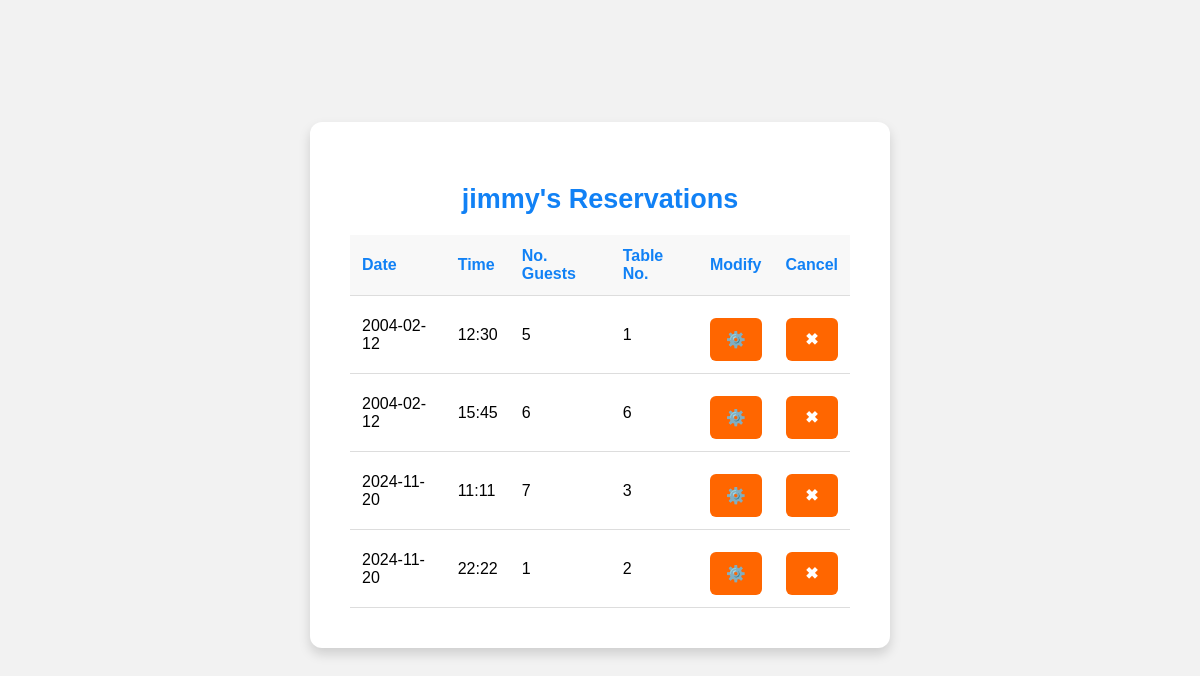
Page /myReservations (signed in) on the committed database.
### tables this page shows
CREATE TABLE `Account` (
  `AccountID` INTEGER PRIMARY KEY AUTOINCREMENT,
  `AccountFN` varchar(50) NOT NULL,
  `AccountLN` varchar(50) NOT NULL,
  `AccountType` varchar(20) NOT NULL,
  `AccountEmail` varchar(100) NOT NULL UNIQUE,
  `AccountPhoneNo` varchar(15) NOT NULL UNIQUE,
  `AccountCreatedDate` date NOT NULL,
  `PasswordHash` char(64) NOT NULL);

CREATE TABLE `Reservation` (
  `ResID` INTEGER PRIMARY KEY AUTOINCREMENT,
  `ResDate` date NOT NULL,
  `ResTime` varchar(10) NOT NULL,
  `ResNoGuests` int NOT NULL,
  `TimeCreated` varchar(10) NOT NULL,
  `TimeUpdated` varchar(20) NOT NULL,
  `ResStatus` varchar(20) DEFAULT NULL,
  `TableID` int NOT NULL,
  `ResOwner` int NOT NULL,
  FOREIGN KEY (TableID) REFERENCES Seating(TableID),
  FOREIGN KEY (ResOwner) REFERENCES Account(AccountID)
);

### app.py (the view, shortened to what this page needs)
@app.route('/myReservations', methods=['GET', 'POST'])
def my_reservations():
    db = Database()
    name = db.get_name_from_email(session['email'])[0]
    reservations = db.get_user_reservations(session['email'])
    return render_template('myReservations.html', name = name, reservations = reservations)

### database.py (called while the page is built)
    def __del__(self):
        self.cursor.close()

    def get_name_from_email(self, email: str) -> tuple:
        command = """
        SELECT AccountFN, AccountLN
        FROM Account
        WHERE AccountEmail = ?
        """
        params = (email,)
        self.cursor.execute(command, params)
        return self.cursor.fetchone()

    def get_user_reservations(self, email: str):
        command = """
        SELECT r.ResDate, r.ResTime, r.ResNoGuests, r.TableID, r.ResID
        FROM Account a, Reservation r
        WHERE r.ResOwner = a.AccountID
        AND a.AccountEmail = ?
        AND ResStatus IN ("scheduled", "ready", "checked_in", "finished")
        ORDER BY r.Resdate ASC, r.ResTime ASC
        """
        params = (email,)
        self.cursor.execute(command, params)
        results = self.cursor.fetchall()
        if len(results) <= 0:
            return None
        return results

### templates/myReservations.html (shortened to what this page needs)
<!DOCTYPE html>
<html lang="en">
<head>
</head>
<body>
    <div class="table-container">
        <h2>{{ name }}'s Reservations</h2>
        {% if reservations %}
        <table id="reservation-table">
            <thead>
                <tr>
                    <th>Date</th>
                    <th>Time</th>
                    <th>No. Guests</th>
                    <th>Table No.</th>
                    <th>Modify</th>
                    <th>Cancel</th>
                </tr>
            </thead>
            <tbody id="reservation-table-body">
                {% for row in reservations %}
                    <tr>
                        <td>{{ row[0] }}</td>
                        <td>{{ row[1] }}</td>
                        <td>{{ row[2] }}</td>
                        <td>{{ row[3] }}</td>
                        <td>
                            <form action="/reservation" method="POST" style="display:inline;">
                                <button type="submit">⚙️</button>
                            </form>
                        </td>
                        <td>
                            <form action="/myReservations" method="POST" style="display:inline;" onsubmit="return confirmCancel();">
                                <button type="submit">✖</button>
                            </form>
                        </td>
                    </tr>
                {% endfor %}
            </tbody>
        </table>
        {% else %}
        <h4>No upcoming reservations. Schedule one!</h4>
        {% endif %}
    </div>
</body>
</html>

### templates/myReservations.html (style rules this page uses)
body { display: flex; justify-content: center; align-items: center; height: 100vh; margin: 0; font-family: Arial, sans-serif; background-color: #f2f2f2; }
.form-container, .table-container { background-color: #ffffff; padding: 40px; border-radius: 12px; box-shadow: 0 6px 12px rgba(0, 0, 0, 0.15); width: 500px; max-width: 90%; margin-bottom: 30px; }
h2 { color: #1181f5; text-align: center; margin-bottom: 20px; font-size: 27px; }
button { width: 100%; padding: 12px; background-color: #ff6600; color: #ffffff; border: none; border-radius: 6px; font-size: 16px; font-weight: bold; cursor: pointer; transition: background-color 0.3s; margin-top: 10px; }
.table-container table { width: 100%; border-collapse: collapse; margin-top: 20px; }
.table-container th, .table-container td { padding: 12px; text-align: left; border-bottom: 1px solid #dddddd; }
.table-container th { background-color: #f8f8f8; color: #1181f5; }

### rows in the picture
Account: AccountFN "jimmy"
Reservation: ResDate "2004-02-12", ResTime "12:30", ResNoGuests "5", TableID "1"
Reservation: ResDate "2004-02-12", ResTime "15:45", ResNoGuests "6", TableID "6"
Reservation: ResDate "2024-11-20", ResTime "11:11", ResNoGuests "7", TableID "3"
Reservation: ResDate "2024-11-20", ResTime "22:22", ResNoGuests "1", TableID "2"
